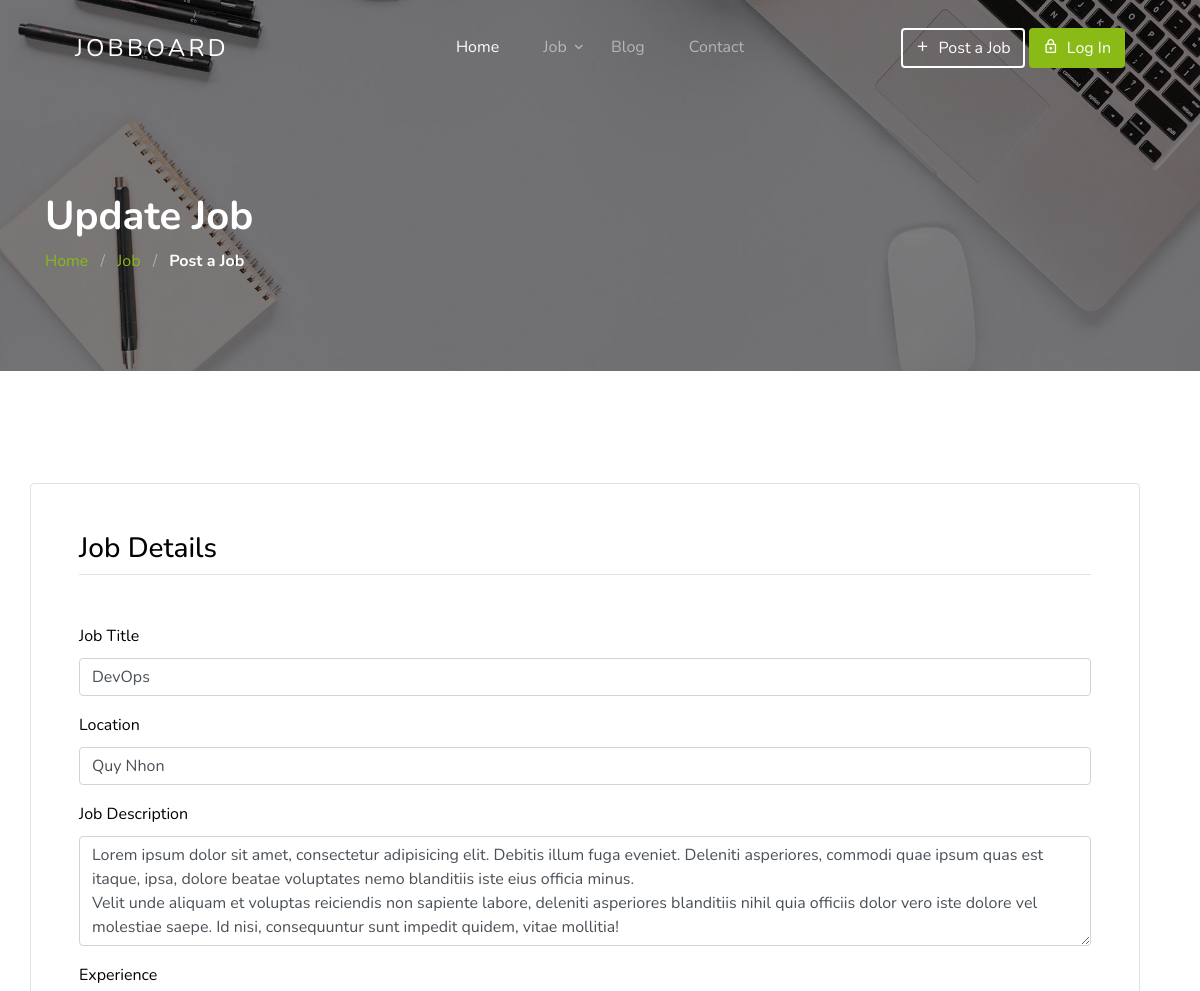
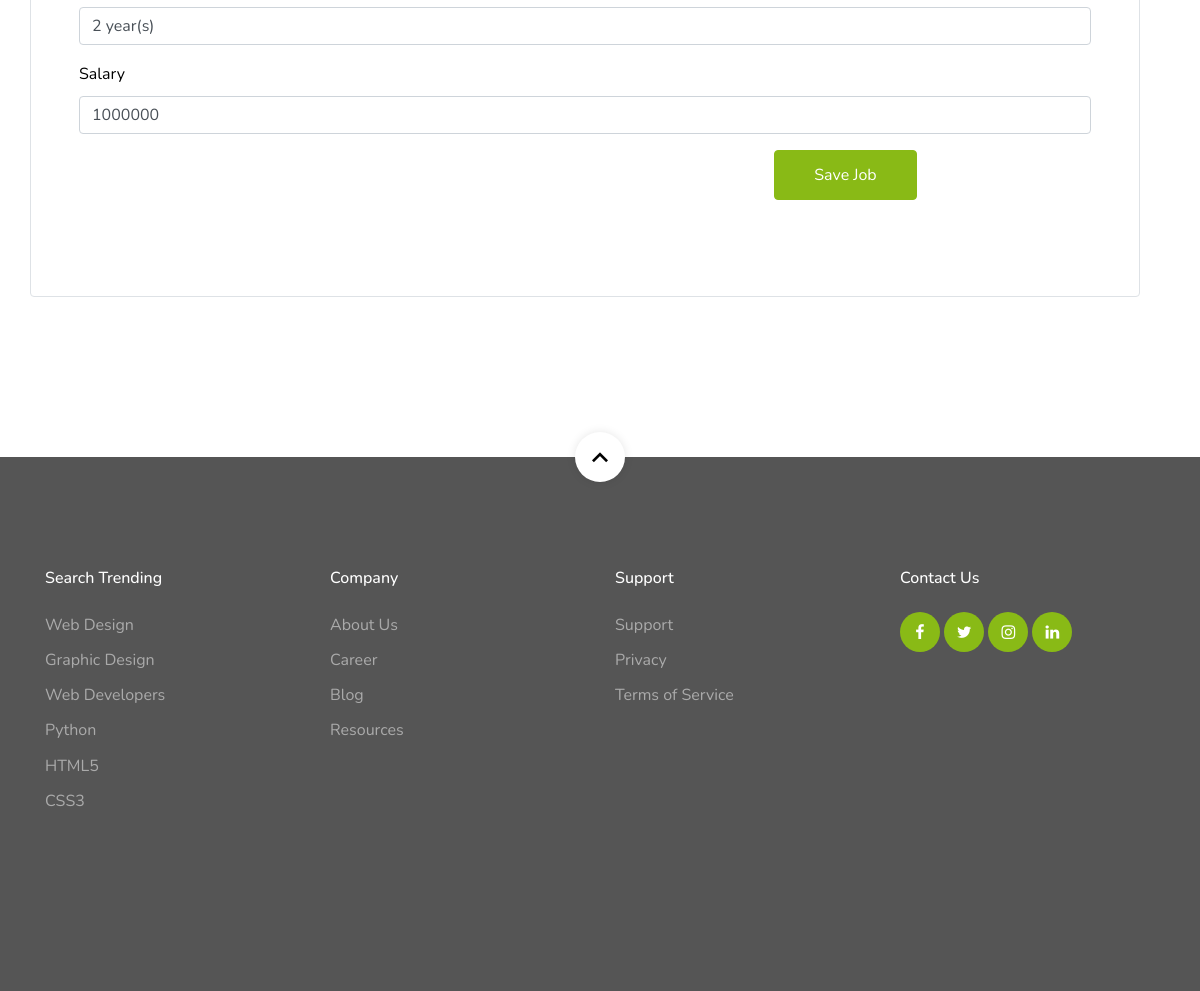
/update_job_ui.php?jobid=1, run on the app's committed database (2 pictures, top to bottom).
### tables this page shows
CREATE TABLE `job` (
  `jobid` int(11) NOT NULL,
  `UploadFeaturedImage` varchar(200) DEFAULT NULL,
  `JobTitle` varchar(100) DEFAULT NULL,
  `JobRegion` varchar(100) DEFAULT NULL,
  `Gender` varchar(10) NOT NULL,
  `JobType` varchar(100) DEFAULT NULL,
  `education` text NOT NULL,
  `other_benifits` text NOT NULL,
  `publishedon` date NOT NULL,
  `Responsibilities` text NOT NULL,
  `experience` text NOT NULL,
  `salary` int(11) NOT NULL,
  `application_deadline` date NOT NULL,
  `email` varchar(50) NOT NULL,
  `location` text NOT NULL,
  `job_description` text NOT NULL,
  `status` int(11) NOT NULL,
  `user_id` int(11) NOT NULL,
  `CompanyName` varchar(200) DEFAULT NULL,
  `UploadLogo` varchar(200) DEFAULT NULL
);

### update_job_ui.php (the view, shortened to what this page needs)
<?php
include_once('view/header.php'); ?>
    <section class="section-hero overlay inner-page bg-image" style="background-image: url('images/hero_1.jpg');" id="home-section">
      <div class="container">
        <div class="row">
          <div class="col-md-7">
            <h1 class="text-white font-weight-bold">Update Job</h1>
            <div class="custom-breadcrumbs">
              <a href="#">Home</a> <span class="mx-2 slash">/</span>
              <a href="#">Job</a> <span class="mx-2 slash">/</span>
              <span class="text-white"><strong>Post a Job</strong></span>
            </div>
          </div>
        </div>
      </div>
    </section>
    <?php
      if(isset($_GET['jobid']))
      {
        $id = $_GET['jobid'];
        $update_job = "SELECT * FROM job WHERE jobid = '$id'";
        $run = $conn->query($update_job);
        $row = $run->fetch_assoc();
      }
    ?>
    <section class="site-section">
      <div class="container">
        <div class="row align-items-center mb-5" style="width: 100% !important;">
            <div class="d-flex align-items-center" style="width: 100%;">
              <div style="width: 100%;">
              <form class="p-4 p-md-5 border rounded" method="post" action="<?php echo "./update_job.php?jobid=".$_GET['jobid']?>" enctype="multipart/form-data">
							<h3 class="text-black mb-5 border-bottom pb-2">Job Details</h3>
							<div class="form-group">
							<label for="job-title">Job Title</label>
							<input type="text" value='<?php echo $row['JobTitle'];?>' required class="form-control" id="job-title" name="post_job_title" placeholder="Product Designer">
							</div>
							<div class="form-group">
							<label for="job-location">Location</label>
							<input type="text" value='<?php echo $row['location'];?>' required class="form-control" id="job-location" name="post_job_location" placeholder="e.g. New York">
							</div>
							<div class="form-group">
							<label for="job-title">Job Description</label>
							<textarea required class="form-control" id="job-title" name="post_job_desc" placeholder="Product Designer" rows="4" cols="50"><?php echo $row['job_description'];?></textarea>
							</div>
							<div class="form-group">
							<label for="job-experience">Experience</label>
							<input type="text" value='<?php echo $row['experience'];?>' class="form-control" id="job-experience" name="post_job_experience" placeholder="Experience">
							</div>
							<div class="form-group">
							<label for="job-salary">Salary</label>
							<input type="number" value='<?php echo $row['salary'];?>' class="form-control" id="job-salary" name="post_job_salary" placeholder="Salary">
							</div>
							<div class="row align-items-center mb-5">
							<div class="col-lg-4 ml-auto">
								<div class="row">
								<div class="col-6">
									<input type="submit" value="Save Job" name="update_job" class="btn btn-block btn-primary btn-md">
								</div>
								</div>
							</div>
							</div>
						</form>
              </div>
            </div>
        </div>
      </div>
    </section>
    <?php include_once('view/footer.php'); ?>

### css/style.css (style rules this page uses)
body { font-weight: 400; font-size: 1rem; line-height: 1.7; position: relative; }
body:after { content: ""; position: absolute; top: 0; left: 0; right: 0; bottom: 0; background: rgba(0, 0, 0, 0.7); z-index: 100; opacity: 0; visibility: hidden; -webkit-transition: .3s all ease; -o-transition: .3s all ease; transition: .3s all ease; }
h1, h2, h3, h4 { color: #000; }
.site-section { padding-top: 7rem; padding-bottom: 7rem; position: relative; z-index: 2; }
.text-black { color: #000 !important; }
.bg-image { background-size: cover; background-position: center center; background-repeat: no-repeat; }
.form-group label { color: #000; }
.custom-breadcrumbs a { color: #89ba16; }
.custom-breadcrumbs .slash { color: rgba(255, 255, 255, 0.4); }
.section-hero, .section-hero > .container > .row { height: 100vh; min-height: 900px; }
.section-hero.inner-page, .section-hero.inner-page > .container > .row { height: auto; min-height: auto; padding-top: 6em; padding-bottom: 3em; }
.section-hero.overlay, .section-hero.overlay-2 { position: relative; }
.section-hero.overlay:before, .section-hero.overlay-2:before { z-index: 1; position: absolute; content: ""; top: 0; left: 0; right: 0; bottom: 0; background: rgba(0, 0, 0, 0.5); }
.section-hero > .container { z-index: 2; position: relative; }
.btn:after, .btn:before { display: none; }
.btn.btn-primary { color: #fff; }
.btn-md { padding: 12px 20px; }

### data on the page
job: post_job_title "DevOps", post_job_location "Quy Nhon", post_job_desc "Lorem ipsum dolor sit amet, consectetur adipisicing elit. Debitis illum fuga eveniet. Deleniti asperiores, commodi quae ipsum quas est itaque, ipsa, dolore beatae voluptates nemo blanditiis iste eius officia minus. Velit unde aliquam et voluptas reiciendis non sapiente labore, deleniti asperiores blanditiis nihil quia officiis dolor vero iste dolore vel molestiae saepe. Id nisi, consequuntur sunt impedit quidem, vitae mollitia!", post_job_experience "2 year(s)", post_job_salary "1000000"
